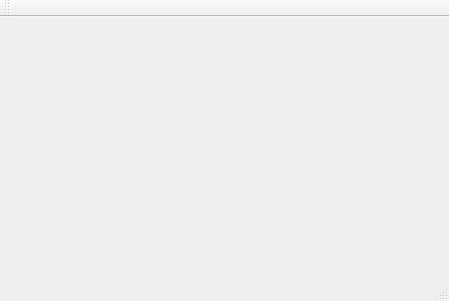
<?xml version="1.0" encoding="UTF-8"?>
<ui version="4.0">
 <class>MainWindow</class>
 <widget class="QMainWindow" name="MainWindow">
  <property name="geometry">
   <rect>
    <x>0</x>
    <y>0</y>
    <width>449</width>
    <height>301</height>
   </rect>
  </property>
  <property name="windowTitle">
   <string>MainWindow</string>
  </property>
  <widget class="QWidget" name="centralWidget">
   <layout class="QHBoxLayout" name="horizontalLayout"/>
  </widget>
  <widget class="QMenuBar" name="menuBar">
   <property name="geometry">
    <rect>
     <x>0</x>
     <y>0</y>
     <width>449</width>
     <height>25</height>
    </rect>
   </property>
  </widget>
  <widget class="QToolBar" name="mainToolBar">
   <attribute name="toolBarArea">
    <enum>TopToolBarArea</enum>
   </attribute>
   <attribute name="toolBarBreak">
    <bool>false</bool>
   </attribute>
  </widget>
  <widget class="QStatusBar" name="statusBar"/>
 </widget>
 <layoutdefault spacing="6" margin="11"/>
 <resources/>
 <connections/>
</ui>
